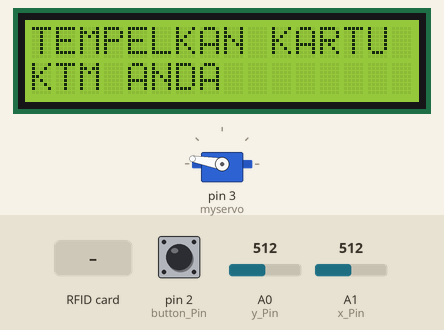
The sketch below on a simulated Arduino Uno, built with avr-gcc and run on an emulated ATmega328P. Parts: servo, 16×2 character LCD. The inputs (shaded band) are chosen by the test bench; at power-on: pin 2 (button_Pin) HIGH, A0 (y_Pin) = 512, A1 (x_Pin) = 512. What the sketch prints to the serial monitor is not drawn.

Above: at 2.3 s.
2.4 s: RFID card 07 56 14 D8 held to the reader
At 3.4 s:
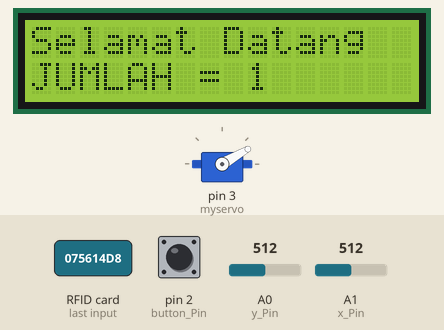
At 8.3 s:
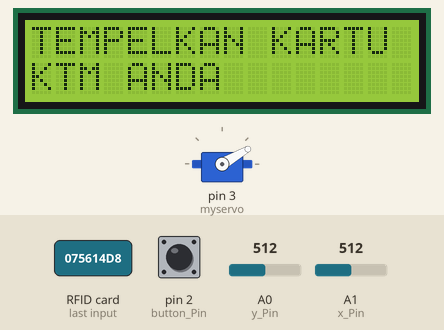
Timing chart, 0 to 14.3 s (numbered marks = the images above; inputs shaded):
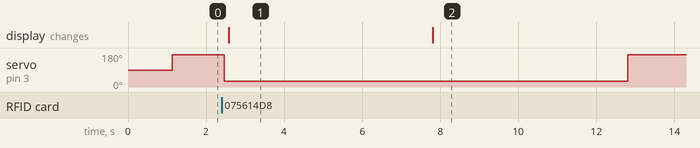

Measured:
- after the input at 2.4 s, servo on pin 3 (myservo): 170° → 30° after 0.06 s, → 170° 10.4 s later; the display: changes after 0.19 s (image 1)
- what the display in image 1 shows lasts 5.2 s, from 2.6 s to 7.8 s

The sketch:

DWI_GUSNA_SMART_PARKING_SYSTEM_WITH_RFID.ino
```cpp
//Sertakan library Servo
int button_Pin = 2;
int pos = 0;
int a = 0;
int x_Pin = A1; //Nama alias pin A1 yaitu xPin
int y_Pin = A0; //Nama aliasa pin A0 yaitu yPin
#include <Servo.h>
#include <SPI.h>
#include <MFRC522.h>
#include <Wire.h> // Library komunikasi I2C
#include <LiquidCrystal_I2C.h> // Library modul I2C LCD
#define RST_PIN   9     // Configurable, see typical pin layout above
#define SS_PIN    10    // Configurable, see typical pin layout above
MFRC522 mfrc522(SS_PIN, RST_PIN);   // Create MFRC522 instance
int x_Position = 0;
int y_Position = 0;
int buttonState = 0;
LiquidCrystal_I2C lcd = LiquidCrystal_I2C(0x27, 16, 2);
/* Set your new UID here */
#define NEW_UID {0xDE, 0xAD, 0xBE, 0xEF}
MFRC522::MIFARE_Key key;
Servo myservo;
void setup() {
  myservo.attach(3);  // servo terhubung pin 9
  Serial.begin(9600);   // Initiate a serial communication
  SPI.begin();      // Initiate  SPI bus
  mfrc522.PCD_Init();   // Initiate MFRC522
  Serial.println("Approximate your card to the reader...");
  Serial.println();
  pinMode(x_Pin, INPUT);
  pinMode(y_Pin, INPUT);
  //deklarasi buttonPin sebagai input dengan kondisi pull-up
  pinMode(button_Pin, INPUT);
  digitalWrite(button_Pin,HIGH);
  lcd.begin();
  lcd.backlight();
  lcd.clear();
  lcd.print("TEMPELKAN KARTU");
  lcd.setCursor(0, 1);
  lcd.print("KTM ANDA");
  delay(1000);
}

void loop() {
myservo.write(170);
x_Position = analogRead(x_Pin);y_Position = analogRead(y_Pin);
buttonState = digitalRead(button_Pin);
//menampilkan hasil pada serial monitor
Serial.print("X: ");Serial.print(x_Position);
Serial.print(" | Y: ");Serial.print(y_Position);
Serial.print(" | Button: ");Serial.println(buttonState);
int nilai = map(x_Position,0,1023,7,12);
Serial.println(nilai);
digitalWrite (nilai,1);


  if ( ! mfrc522.PICC_IsNewCardPresent())
  {
    return;
  }
  // Select one of the cards
  if ( ! mfrc522.PICC_ReadCardSerial())
  {
    return;
  }
  //Show UID on serial monitor
  Serial.print("UID tag :");
  String content= "";
  byte letter;
  for (byte i = 0; i < mfrc522.uid.size; i++)
  {
     Serial.print(mfrc522.uid.uidByte[i] < 0x10 ? " 0" : " ");
     Serial.print(mfrc522.uid.uidByte[i], HEX);
     content.concat(String(mfrc522.uid.uidByte[i] < 0x10 ? " 0" : " "));
     content.concat(String(mfrc522.uid.uidByte[i], HEX));
  }
  Serial.println();
  Serial.print("Message : ");
  content.toUpperCase();
  if (content.substring(1) == "07 56 14 D8") //change here the UID of the card/cards that you want to give access
  {
    Serial.println("Authorized access");
    Serial.println();
    a=a+1;
    myservo.write(30);
    delay(100);
    lcd.clear();
    lcd.print("Selamat Datang");
    lcd.setCursor(0, 1);
    lcd.print("JUMLAH = "); lcd.print(a);
    delay(2000);
    delay(3000);
    delay(200); lcd.clear();
    lcd.print("TEMPELKAN KARTU");
    lcd.setCursor(0, 1);
    lcd.print("KTM ANDA");
  }
 else if (content.substring(1) == "15 68 21 37") //change here the UID of the card/cards that you want to give access
  {
    Serial.println("Authorized access");
    Serial.println();
    a=a+1;
    myservo.write(30);
    delay(100);
    lcd.clear();
    lcd.print("Selamat Datang");
    lcd.setCursor(0, 1);
    lcd.print("JUMLAH = "); lcd.print(a);
    delay(2000);
    delay(3000);
    delay(200); lcd.clear();
    lcd.print("TEMPELKAN KARTU");
    lcd.setCursor(0, 1);
    lcd.print("KTM ANDA");}

else if (buttonState == 0) {
   a=a-1;
   myservo.write(30);
   lcd.clear();
   lcd.print("Selamat Jalan");
   lcd.setCursor(0, 1);
   lcd.print("JUMLAH = "); lcd.print(a);
    delay(6000); lcd.clear();
    lcd.print("TEMPELKAN KARTU");
    lcd.setCursor(0, 1);
    lcd.print("KTM ANDA");
      }

 else   {
    Serial.println(" Access denied");
    myservo.write(170);
    delay(100);
    lcd.clear();
    lcd.print("AKSES DITOLAK");
    lcd.setCursor(0, 1);
    lcd.print("KARTU INVALID");
    delay(2000);
    delay(200); lcd.clear();
    lcd.print("TEMPELKAN KARTU");
    lcd.setCursor(0, 1);
    lcd.print("KTM ANDA");}
    delay(2000);
    delay(3000);
}
```
